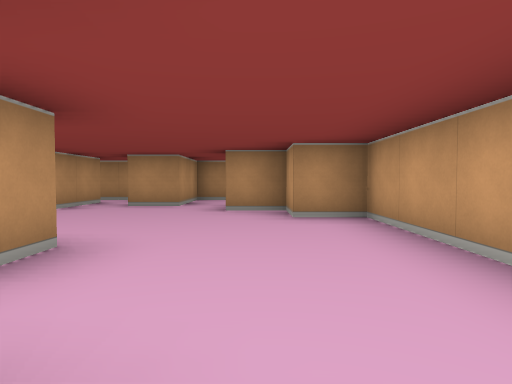
View 1 (above)

24 first-person views from a walk through a cub3D level. The camera is about half as high as the walls, tilts 2° down and sees 75° across. The floor is counted in squares. Each view is taken from the middle of a square. On the plan, view 1 faces up. The plan holds only what a view shows up to about 9 squares ahead; the rest is blank.

View 2
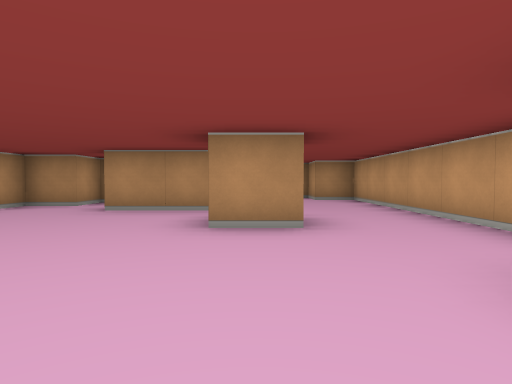

View 3
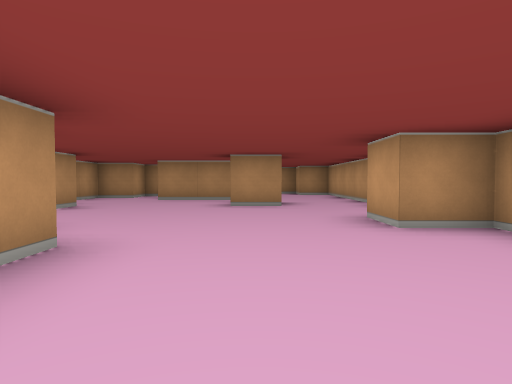

View 4
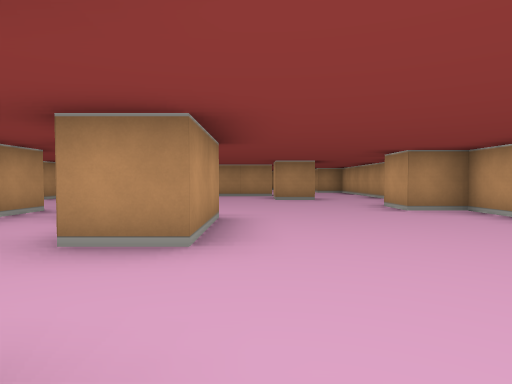

View 5
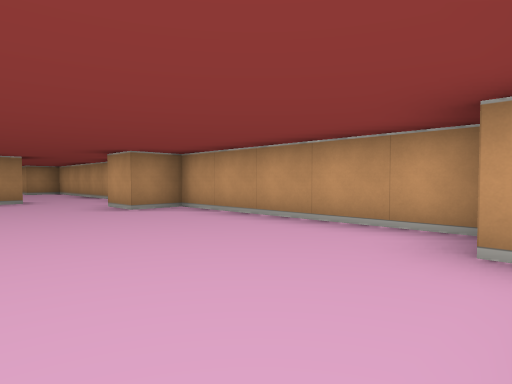

View 6
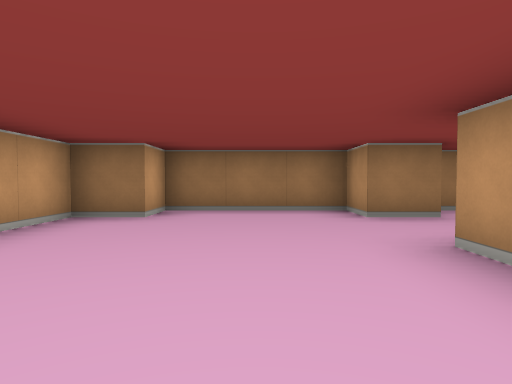

View 7
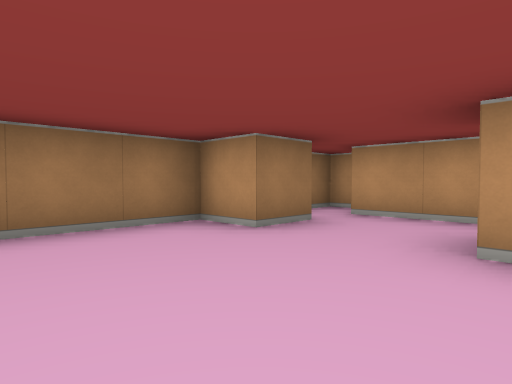

View 8
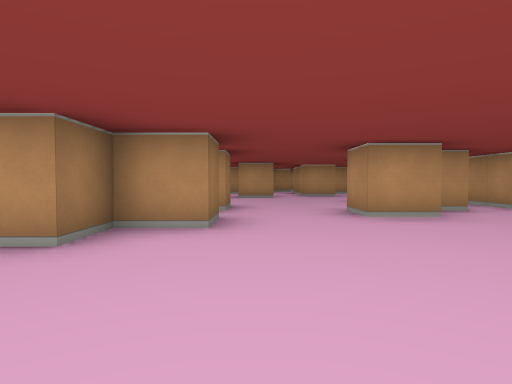

View 9
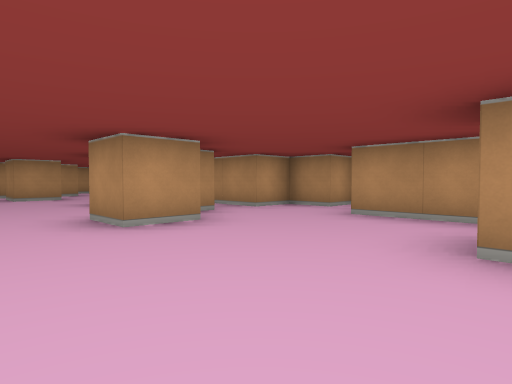

View 10
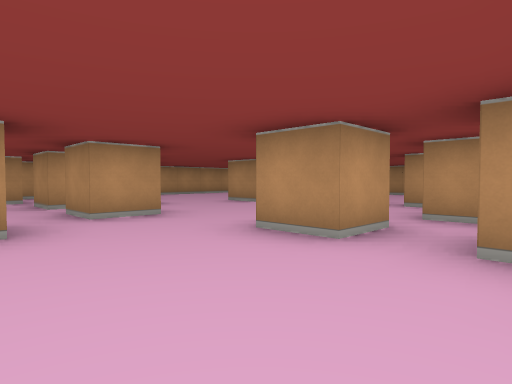

View 11
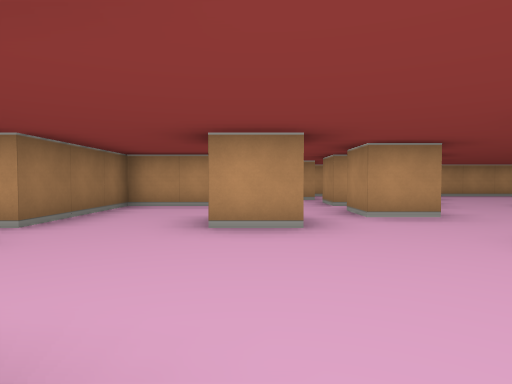

View 12
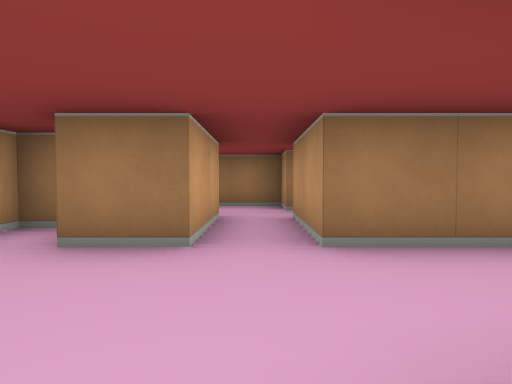

View 13
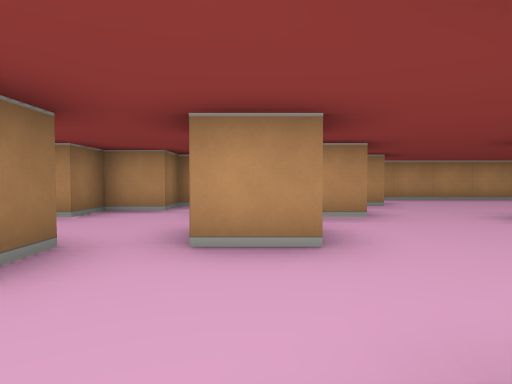

View 14
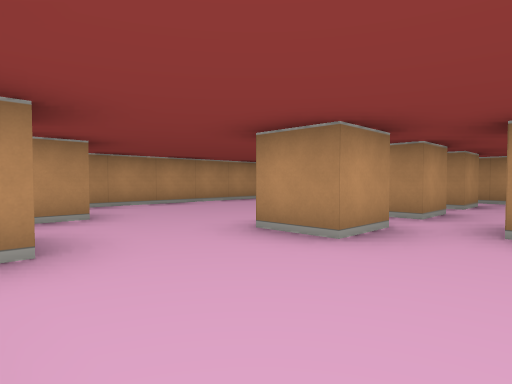

View 15
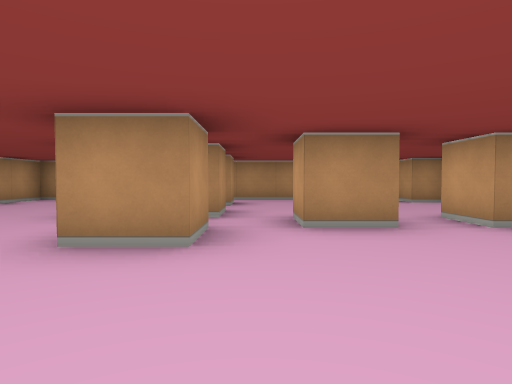

View 16
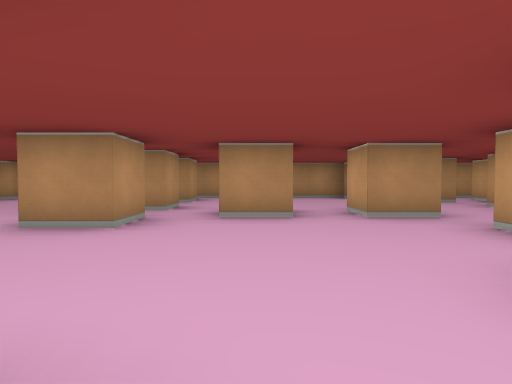

View 17
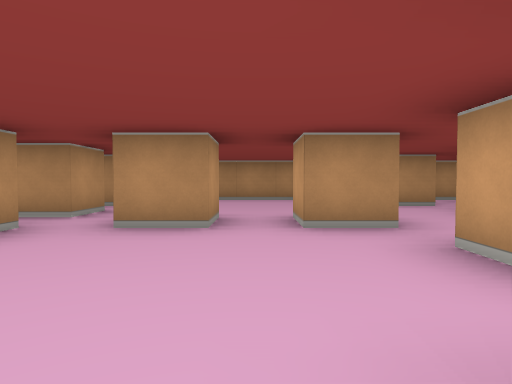

View 18
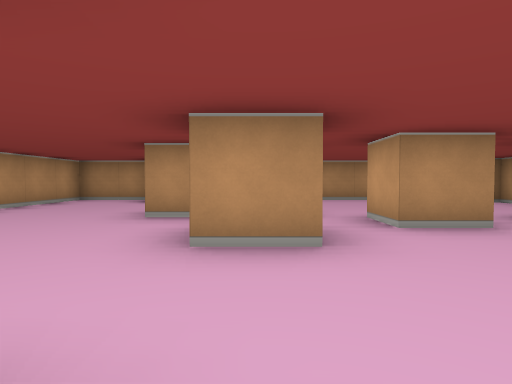

View 19
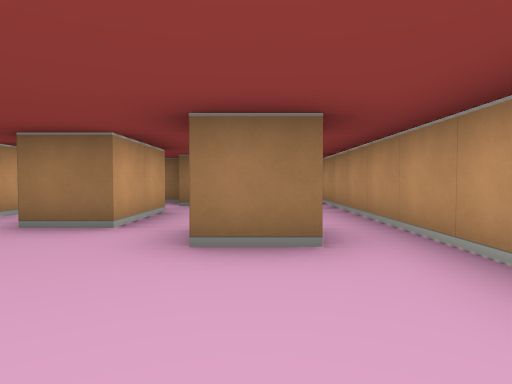

View 20
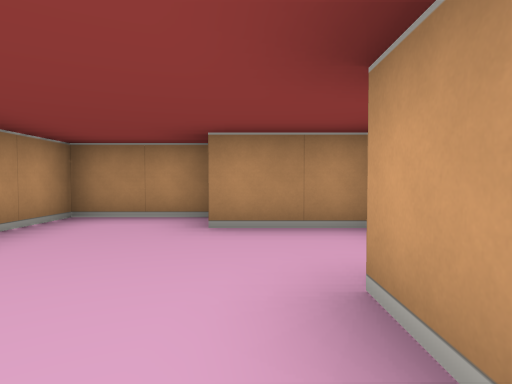

View 21
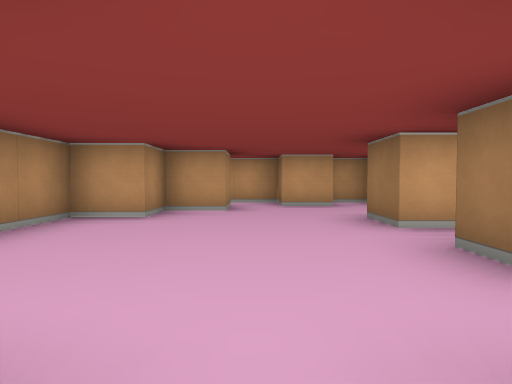

View 22
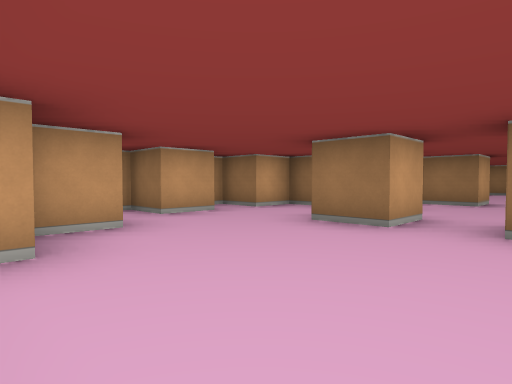

View 23
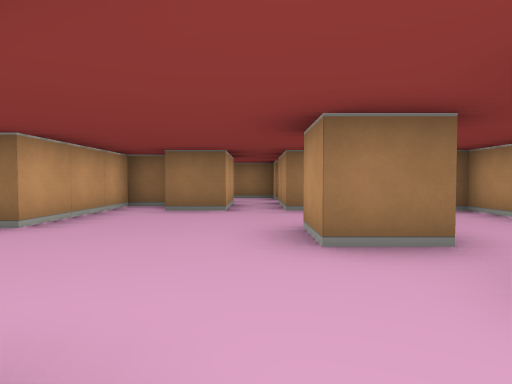

View 24
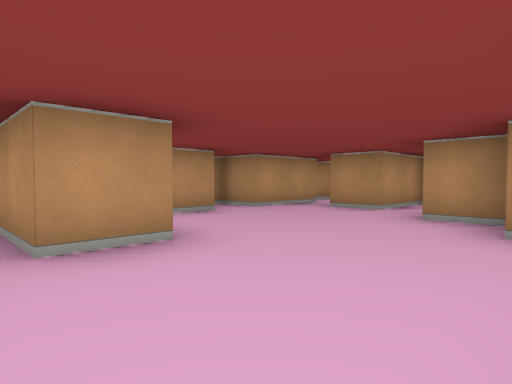

### Floor plan
Key: @ floor where view 1 was taken; # wall or solid block; . floor.
Columns run from 17 left of view 1 to 2 right of it. Each row starts with its distance up from view 1.
  9 ###########  ####
  8 #..##.....# ...#.
  7 #...##....##.#.#.
  6 #...........##...#
  5 #...##......#....###
  4 #......#.#..##.....#
  3 #....#.....##......#
  2 #.........##..##...#
  1 #.#................#
  0 #...#....#.#....#@.#
 -1 #...#.#....##......#
 -2 #.#................#
 -3 #.##...#..........##
 -4 #  ##......#.#.....#
 -5     #......#.##....#
 -6     ####.#.#..#....#
 -7        #.####......#
 -8        ... ##......#
 -9        #.. #..#...##
-10        ############

Positions as (right, up) in squares from view 1, and headings:
1: (0, 0), facing up
2: (-1, -4), facing up
3: (-1, -7), facing up
4: (-2, -9), facing up
5: (-2, -9), facing up-right
6: (-1, -4), facing down
7: (0, -6), facing down-left
8: (0, -3), facing left
9: (-1, -3), facing up-left
10: (-6, -3), facing up-left
11: (-6, -3), facing left
12: (-9, -3), facing down
13: (-8, -1), facing left
14: (-10, 0), facing up-left
15: (-11, 0), facing up
16: (-10, -1), facing up
17: (-9, 0), facing up
18: (-12, 0), facing up
19: (-15, 4), facing down
20: (-14, 4), facing up
21: (-12, 6), facing right
22: (-10, 8), facing down-right
23: (-9, 0), facing down
24: (1, 1), facing up-left
